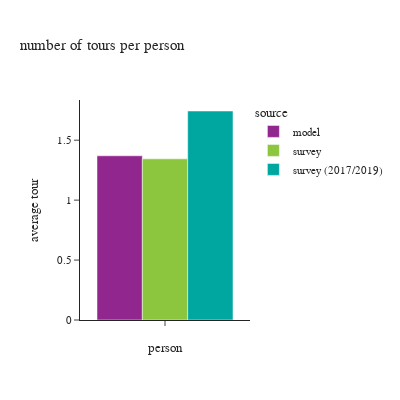

The code cell stored with this chart in its notebook:
### Code cell
df_plot = df_tour.groupby(['source'])['toexpfac'].sum().reset_index().\
    merge(df_person.groupby(['source'])['psexpfac'].sum().reset_index(), how='left', on=['source'])
df_plot['average tour'] = df_plot['toexpfac']/df_plot['psexpfac']
df_plot['person'] = ''

fig = px.bar(df_plot, x="person", y="average tour", color="source",
             barmode="group",title="number of tours per person")
fig.update_layout(height=400, width=400, font=dict(size=11),
                  xaxis = dict(dtick = 1, categoryorder='category ascending'),
                  yaxis=dict(tickformat=".3"))
fig.show()

### Figure 1 — Plotly figure (JSON) as saved in the notebook; plotly's stock layout.template omitted (floating-point values rounded to 4 significant figures)
{"data": [{"alignmentgroup": "True", "hovertemplate": "source=model<br>person=%{x}<br>average tour=%{y}<extra></extra>", "legendgroup": "model", "marker": {"color": "#91268F", "pattern": {"shape": ""}}, "name": "model", "offsetgroup": "model", "orientation": "v", "showlegend": true, "textposition": "auto", "type": "bar", "x": [""], "xaxis": "x", "y": [1.37], "yaxis": "y"}, {"alignmentgroup": "True", "hovertemplate": "source=survey<br>person=%{x}<br>average tour=%{y}<extra></extra>", "legendgroup": "survey", "marker": {"color": "#8CC63E", "pattern": {"shape": ""}}, "name": "survey", "offsetgroup": "survey", "orientation": "v", "showlegend": true, "textposition": "auto", "type": "bar", "x": [""], "xaxis": "x", "y": [1.345], "yaxis": "y"}, {"alignmentgroup": "True", "hovertemplate": "source=survey (2017/2019)<br>person=%{x}<br>average tour=%{y}<extra></extra>", "legendgroup": "survey (2017/2019)", "marker": {"color": "#00A7A0", "pattern": {"shape": ""}}, "name": "survey (2017/2019)", "offsetgroup": "survey (2017/2019)", "orientation": "v", "showlegend": true, "textposition": "auto", "type": "bar", "x": [""], "xaxis": "x", "y": [1.744], "yaxis": "y"}], "layout": {"barmode": "group", "font": {"size": 11}, "height": 400, "legend": {"title": {"text": "source"}, "tracegroupgap": 0}, "title": {"text": "number of tours per person"}, "width": 400, "xaxis": {"anchor": "y", "categoryorder": "category ascending", "domain": [0.0, 1.0], "dtick": 1, "title": {"text": "person"}}, "yaxis": {"anchor": "x", "domain": [0.0, 1.0], "tickformat": ".3", "title": {"text": "average tour"}}}}
